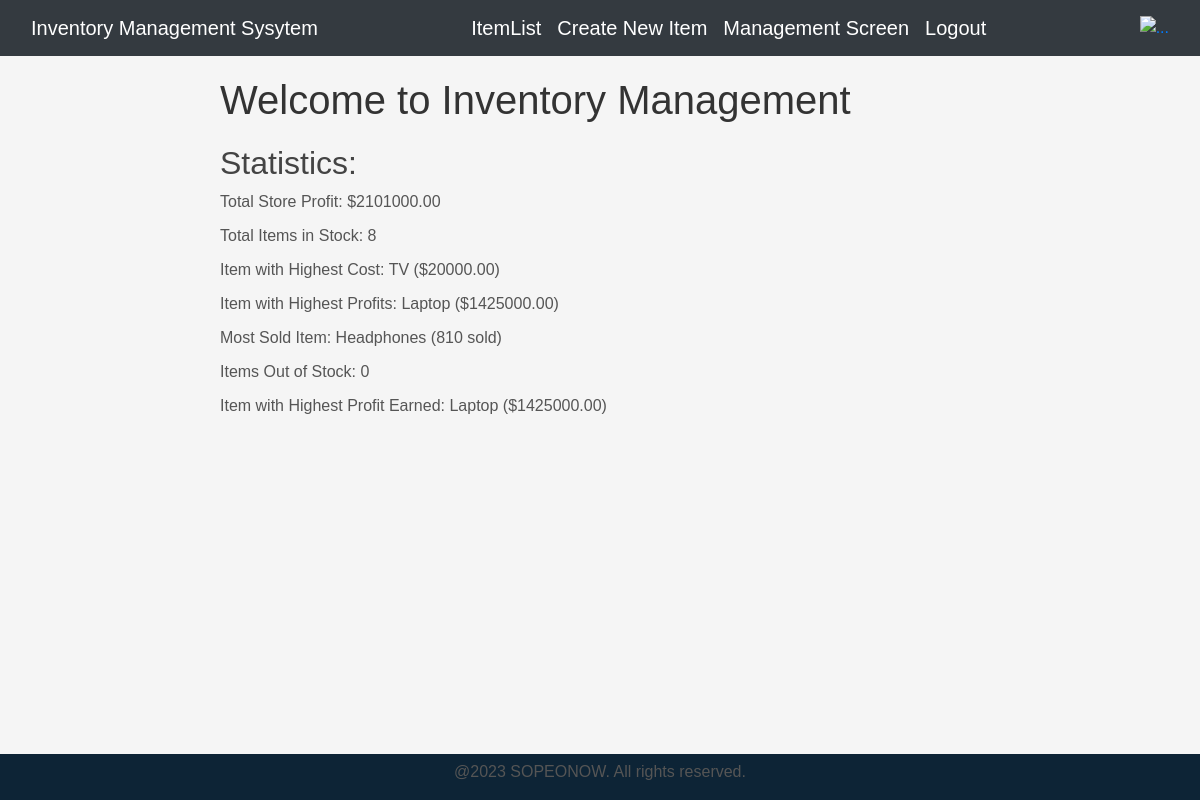
The page /IMS/home/ (signed in) on the database its author committed.
### IMS/models.py (models this page shows, shortened)
class Inventory(models.Model):
    id = models.AutoField(primary_key=True)
    name = models.CharField(max_length=100)
    iin = models.CharField(max_length=100, default=uuid.uuid4)  # Item Identification Number
    cost = models.DecimalField(max_digits=10, decimal_places=2)
    quantity = models.PositiveIntegerField()
    quantity_sold = models.PositiveIntegerField(default=0)
    selling_price = models.DecimalField(max_digits=10, decimal_places=2)
    profit_earned = models.DecimalField(max_digits=10, decimal_places=2,default=0)
    revenue = models.DecimalField(max_digits=10, decimal_places=2,default=0)

### IMS/views.py (the view)
# urls.py: path('home/',views.home, name = "home"),
def home(request):
    items = Inventory.objects.all()
    total_profit = sum(item.profit_earned for item in items)
    total_items = items.count()
    highest_cost_item = items.order_by('-selling_price').first()
    highest_profit_item = items.order_by('-profit_earned').first()
    most_sold_item = items.order_by('-quantity_sold').first()
    out_of_stock_items = items.filter(quantity=0).count()
    highest_profit_earned_item = items.order_by('-profit_earned').first()
    context = {
        'total_profit': total_profit,
        'total_items': total_items,
        'highest_cost_item': highest_cost_item,
        'highest_profit_item': highest_profit_item,
        'most_sold_item': most_sold_item,
        'out_of_stock_items': out_of_stock_items,
        'highest_profit_earned_item': highest_profit_earned_item,
    }
    return render(request, 'home/index.html', context)

### IMS/templates/home/index.html (shortened to what this page needs)
{% extends 'main/ss.html'%}
{% block body %}
  <div class="container">
    <h1>Welcome to Inventory Management</h1>
    <h2>Statistics:</h2>
    <p>Total Store Profit: <span>${{ total_profit }}</span></p>
    <p>Total Items in Stock: <span>{{ total_items }}</span></p>
    {% if highest_cost_item %}
      <p>Item with Highest Cost: <span>{{ highest_cost_item.name }}</span> (${{ highest_cost_item.cost }})</p>
    {% else %}
      <p class="no-items">No items available</p>
    {% endif %}
    {% if highest_profit_item %}
      <p>Item with Highest Profits: <span>{{ highest_profit_item.name }}</span> (${{ highest_profit_item.profit_earned }})</p>
    {% else %}
      <p class="no-items">No items available</p>
    {% endif %}
    {% if most_sold_item %}
      <p>Most Sold Item: <span>{{ most_sold_item.name }}</span> ({{ most_sold_item.quantity_sold }} sold)</p>
    {% else %}
      <p class="no-items">No items available</p>
    {% endif %}
    <p>Items Out of Stock: <span>{{ out_of_stock_items }}</span></p>
    {% if highest_profit_earned_item %}
      <p>Item with Highest Profit Earned: <span>{{ highest_profit_earned_item.name }}</span> (${{ highest_profit_earned_item.profit_earned }})</p>
    {% else %}
      <p class="no-items">No items available</p>
    {% endif %}
  </div>
{% endblock %}

### rows shown on the page
Inventory: name "TV", cost "20000.00"
Inventory: name "Laptop", profit_earned "1425000.00"
Inventory: name "Headphones", quantity_sold "810"

### other values the page prints
{{ total_profit }} "2101000.00"
{{ total_items }} "8"
{{ out_of_stock_items }} "0"
